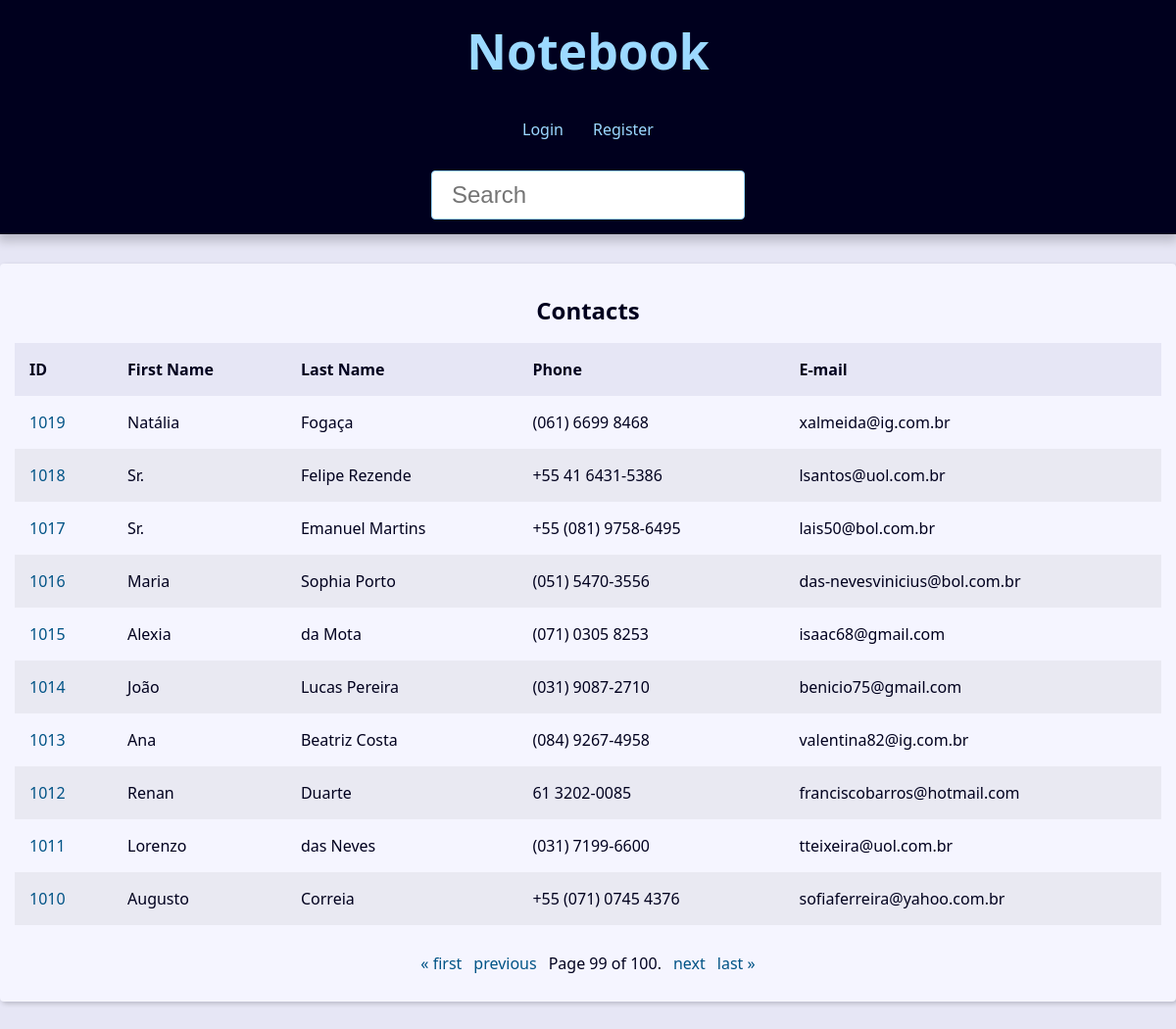
The page /?page=99&q= on the database its author committed.
### contact/models.py (models this page shows, shortened)
class Contact(models.Model):
    first_name = models.CharField(max_length=50)
    last_name = models.CharField(max_length=50)
    phone = models.CharField(max_length=50)
    email = models.EmailField(max_length=254, blank=True)
    created_date = models.DateTimeField(default=timezone.now)
    description = models.TextField(blank=True)
    show = models.BooleanField(default=True)
    picture = models.ImageField(blank=True, upload_to='pictures/%Y/%m/')
    category = models.ForeignKey(
        Category,
        on_delete=models.SET_NULL,
        blank=True, null=True
    )
    owner = models.ForeignKey(
        User,
        on_delete=models.SET_NULL,
        blank=True, null=True
    )

### contact/views/contact_views.py (the view)
# urls.py: path('', views.index, name='index'),
def index(request):
    contacts = Contact.objects \
        .filter(show=True)\
        .order_by('-id')
    paginator = Paginator(contacts, 10)
    page_number = request.GET.get("page")
    page_obj = paginator.get_page(page_number)
    context = {
        'page_obj': page_obj,
        'site_title': 'Contatos - '
    }
    return render(
        request,
        'contact/index.html',
        context
    )

### contact/templates/contact/index.html
{% extends 'global/base.html' %}
{% block content %}
  {% if page_obj %}
    <div class="responsive-table">
      <table class="contacts-table">
        <caption class="table-caption ">
          Contacts
        </caption>
        <thead>
          <tr class="table-row table-row-header">
            <th class="table-header">ID</th>
            <th class="table-header">First Name</th>
            <th class="table-header">Last Name</th>
            <th class="table-header">Phone</th>
            <th class="table-header">E-mail</th>
          </tr>
        </thead>
        <tbody>
          {% for contact in page_obj %}
            <tr class="table-row">
              <td class="table-cel">
                <a
                  class="table-link"
                  href="{% url 'contact:contact' contact.id %}"
                >
                  {{ contact.id }}
                </a>
              </td>
              <td class="table-cel">
                {{ contact.first_name }}
              </td>
              <td class="table-cel">
                {{ contact.last_name }}
              </td>
              <td class="table-cel">
                {{ contact.phone }}
              </td>
              <td class="table-cel">
                {{ contact.email }}
              </td>
            </tr>
          {% endfor %}
        </tbody>
      </table>
    </div>
  {% else %}
    <div class="single-contact">
      <h1 class="single-contact-name">
        Nenhum contato encontrado.
      </h1>
    </div>
  {% endif %}
{% endblock content %}

### base_static/global/css/style.css (style rules this page uses)
:root { --spacing: 1.5rem; --link-dark-color: rgb(0, 83, 134); --link-light-color: rgb(156, 217, 255); --clr-white: rgb(245, 245, 255); --clr-black: rgb(0, 0, 30); --clr-light-gray: rgb(230, 230, 245); --clr-dark-shadow-5: rgba(0, 0, 10, 5%); --clr-dark-shadow-10: rgba(0, 0, 10, 10%); --clr-dark-shadow-20: rgba(0, 0, 10, 20%); --clr-light-shadow-5: rgba(200, 200, 255, 5%); --clr-light-shadow-10: rgba(200, 200, 255, 10%); --clr-light-shadow-20: rgba(200, 200, 255, 20%); --main-page-width: 120rem; --table-min-width: 60rem; --biggest-font-size: 5rem; --bigger-font-size: 4rem; --big-font-size: 3.2rem; --medium-font-size: 2.4rem; --small-font-size: 1.6rem; --smaller-font-size: 1.4rem; --smallest-font-size: 1.2rem; --transition-fast: 300ms; --transition-medium: 600ms; --transition-slow: 1s; --default-border-radius: 4px; }
*, *::before, *::after { margin: 0; padding: 0; box-sizing: border-box; }
html { font-size: 62.5%; }
body { font-family: system-ui, -apple-system, BlinkMacSystemFont, 'Segoe UI', Roboto, Oxygen, Ubuntu, Cantarell, 'Open Sans', 'Helvetica Neue', sans-serif; line-height: 1.5; font-size: var(--small-font-size); color: var(--clr-black); -webkit-font-smoothing: antialiased; background: var(--clr-light-gray); }
.responsive-table { width: 100%; overflow-x: auto; }
.contacts-table { width: 100%; min-width: var(--table-min-width); border-collapse: collapse; }
.table-caption { font-size: var(--medium-font-size); font-weight: bold; padding: var(--spacing); }
.table-row { text-align: left; text-overflow: ellipsis; transition: background-color var(--transition-fast) ease-in-out; }
.table-row:nth-of-type(2n) { background: var(--clr-dark-shadow-5); }
.table-row-header { background: var(--clr-light-gray); color: var(--clr-black); }
.table-cel, .table-header { padding: var(--spacing); }
.table-link { color: var(--link-dark-color); transition: color var(--transition-fast) ease-in-out; text-decoration: none; }

### rows shown on the page
Contact: id "1019", first_name "Natália", last_name "Fogaça", phone "(061) 6699 8468", email "xalmeida@ig.com.br"
Contact: id "1018", first_name "Sr.", last_name "Felipe Rezende", phone "+55 41 6431-5386", email "lsantos@uol.com.br"
Contact: id "1017", first_name "Sr.", last_name "Emanuel Martins", phone "+55 (081) 9758-6495", email "lais50@bol.com.br"
Contact: id "1016", first_name "Maria", last_name "Sophia Porto", phone "(051) 5470-3556", email "das-nevesvinicius@bol.com.br"
Contact: id "1015", first_name "Alexia", last_name "da Mota", phone "(071) 0305 8253", email "isaac68@gmail.com"
Contact: id "1014", first_name "João", last_name "Lucas Pereira", phone "(031) 9087-2710", email "benicio75@gmail.com"
Contact: id "1013", first_name "Ana", last_name "Beatriz Costa", phone "(084) 9267-4958", email "valentina82@ig.com.br"
Contact: id "1012", first_name "Renan", last_name "Duarte", phone "61 3202-0085", email "franciscobarros@hotmail.com"
Contact: id "1011", first_name "Lorenzo", last_name "das Neves", phone "(031) 7199-6600", email "tteixeira@uol.com.br"
Contact: id "1010", first_name "Augusto", last_name "Correia", phone "+55 (071) 0745 4376", email "sofiaferreira@yahoo.com.br"

### other values the page prints
{{ page_obj.number }} "99"
{{ page_obj.paginator.num_pages }} "100"
